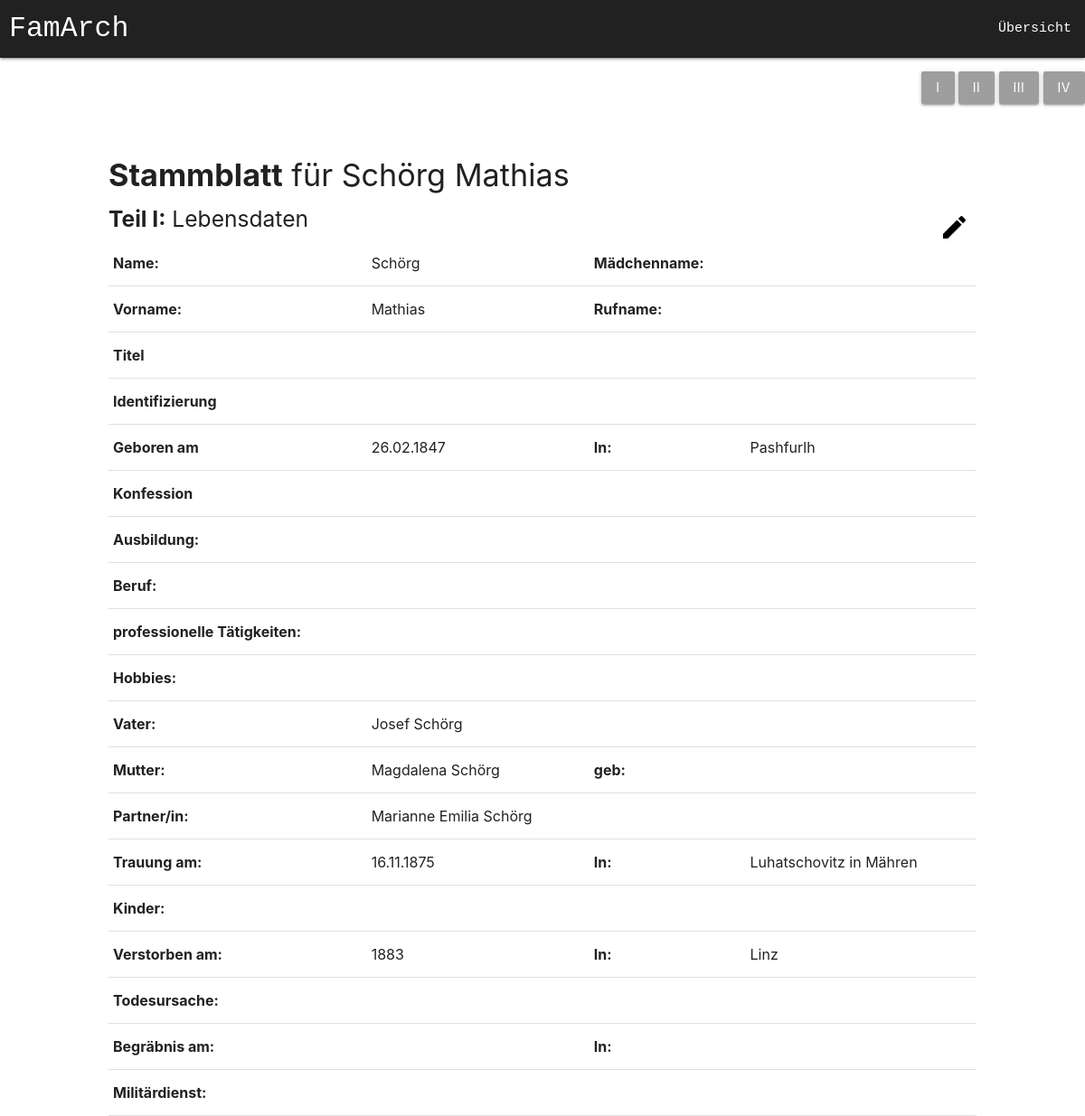
/nahansicht.php?curPerson=62, run on the app's committed database.
### tables this page shows
CREATE TABLE lebensdaten (
		id INTEGER,
		nachname VARCHAR(400),
		vorname VARCHAR(400),
		maedName VARCHAR(400),
		rufname VARCHAR(400),
		titel VARCHAR(200),
		kurzzeichen VARCHAR(500),
		gebDatum VARCHAR(300),
		gebOrt VARCHAR(300),
		konfession VARCHAR(200),
		ausbildung VARCHAR(500),
		berufLaufbahn VARCHAR(200),
		profTaetigkeiten VARCHAR(100),
		hobbies VARCHAR(100),
		vater INTEGER,
		mutter INTEGER,
		gebMutter VARCHAR(200),
		partnerin INTEGER,
		trauDatum VARCHAR(300),
		trauOrt VARCHAR(300),
		kind VARCHAR(500),
		geschwister VARCHAR(500),
		verstorbenAm VARCHAR(300),
		verstorbenIn VARCHAR(300),
		todUrsache VARCHAR(300),
		begraebnisAm VARCHAR(300),
		begraebnisIn VARCHAR(300),
		militaerdienst VARCHAR(400),
		geschlecht VARCHAR(300),
		stammbaum boolean,
		PRIMARY KEY(id),
		FOREIGN KEY (vater) REFERENCES lebensdaten(id),
		FOREIGN KEY (mutter) REFERENCES lebensdaten(id),
		FOREIGN KEY (partnerin) REFERENCES lebensdaten(id)
	);

### nahansicht.php (called while the page is built, shortened)
<?php
include 'open.php';
$curPerson=$_GET['curPerson'];
if(isset($_GET['stammblattnr'])) {
	$stammblattnr=$_GET['stammblattnr'];
}
else {
	$stammblattnr=1;
}
$bearbeiten=false;
$row=$pdo -> query("SELECT * FROM lebensdaten WHERE id=$curPerson");
$person=$row->fetch();
$query=$pdo -> query("SELECT vorname,nachname FROM lebensdaten WHERE id=$person[vater]");
try {
	$vater_row = $query->fetch(PDO::FETCH_ASSOC);
	$vater = $vater_row['vorname'] . " " . $vater_row['nachname'];
}catch(Error $e) {
	$vater="";
}
$query=$pdo -> query("SELECT vorname,nachname FROM lebensdaten WHERE id=$person[mutter]");
try {
	$mutter_row = $query->fetch(PDO::FETCH_ASSOC);
	$mutter = $mutter_row['vorname'] . " " . $mutter_row['nachname'];
}catch(Error $e) {
	$mutter="";
}
$query=$pdo -> query("SELECT vorname,nachname FROM lebensdaten WHERE id=$person[partnerin]");
try {
	$partnerin_row = $query->fetch(PDO::FETCH_ASSOC);
	$partnerin = $partnerin_row['vorname'] . " " . $partnerin_row['nachname'];
}catch(Error $e) {
	$partnerin="";
}
if(isset($_GET['edit']) && $_GET['edit']=='true') {
	$bearbeiten=true;
}
else {
	$bearbeiten=false;
}
if($bearbeiten==true) {
	$personArray=array(
		"nachname" => "<input value=\"" . $person['nachname'] . "\" name=\"nachname\" type=\"text\" class=\"validate\">",
		"maedName" => "<input value=\"" . $person['maedName'] . "\" name=\"maedName\" type=\"text\" class=\"validate\">",
		"vorname" => "<input value=\"" . $person['vorname'] . "\" name=\"vorname\" type=\"text\" class=\"validate\">",
		"rufname" => "<input value=\"" . $person['rufname'] . "\" name=\"rufname\" type=\"text\" class=\"validate\">",
		"titel" => "<input value=\"" . $person['titel'] . "\" name=\"titel\" type=\"text\" class=\"validate\">",
		"kurzzeichen" => "<input value=\"" . $person['kurzzeichen'] . "\" name=\"kurzzeichen\" type=\"text\" class=\"validate\">",
		"gebDatum" => "<input value=\"" . $person['gebDatum'] . "\" name=\"gebDatum\" type=\"text\" class=\"validate\">",
		"gebOrt" => "<input value=\"" . $person['gebOrt'] . "\" name=\"gebOrt\" type=\"text\" class=\"validate\">",
		"konfession" => "<input value=\"" . $person['konfession'] . "\" name=\"konfession\" type=\"text\" class=\"validate\">",
		"ausbildung" => "<input value=\"" . $person['ausbildung'] . "\" name=\"ausbildung\" type=\"text\" class=\"validate\">",
		"berufLaufbahn" => "<input value=\"" . $person['berufLaufbahn'] . "\" name=\"berufLaufbahn\" type=\"text\" class=\"validate\">",
		"profTaetigkeiten" => "<input value=\"" . $person['profTaetigkeiten'] . "\" name=\"profTaetigkeiten\" type=\"text\" class=\"validate\">",
		"hobbies" => "<input value=\"" . $person['hobbies'] . "\" name=\"hobbies\" type=\"text\" class=\"validate\">",
		"vater" => "<input value=\"" . $vater . "\" name=\"vater\" type=\"text\" class=\"validate\">",
		"mutter" => "<input value=\"" . $mutter . "\" name=\"mutter\" type=\"text\" class=\"validate\">",
		"gebMutter" => "<input value=\"" . $person['gebMutter'] . "\" name=\"gebMutter\" type=\"text\" class=\"validate\">",
		"partnerin" => "<input value=\"" . $partnerin . "\" name=\"partnerin\" type=\"text\" class=\"validate\">",
		"trauDatum" => "<input value=\"" . $person['trauDatum'] . "\" name=\"trauDatum\" type=\"text\" class=\"validate\">",
		"trauOrt" => "<input value=\"" . $person['trauOrt'] . "\" name=\"trauOrt\" type=\"text\" class=\"validate\">",
		"kind" => "<input value=\"" . $person['kind'] . "\" name=\"kind\" type=\"text\" class=\"validate\">",
		"verstorbenAm" => "<input value=\"" . $person['verstorbenAm'] . "\" name=\"verstorbenAm\" type=\"text\" class=\"validate\">",
		"verstorbenIn" => "<input value=\"" . $person['verstorbenIn'] . "\" name=\"verstorbenIn\" type=\"text\" class=\"validate\">",
		"todUrsache" => "<input value=\"" . $person['todUrsache'] . "\" name=\"todUrsache\" type=\"text\" class=\"validate\">",
		"begraebnisAm" => "<input value=\"" . $person['begraebnisAm'] . "\" name=\"begraebnisAm\" type=\"text\" class=\"validate\">",
		"begraebnisIn" => "<input value=\"" . $person['begraebnisIn'] . "\" name=\"begraebnisIn\" type=\"text\" class=\"validate\">",
		"militaerdienst" => "<input value=\"" . $person['militaerdienst'] . "\" name=\"militaerdienst\" type=\"text\" class=\"validate\">",
	);
}
else {
	$personArray=array(
		"nachname" => $person['nachname'],
		"maedName" => $person['maedName'],
		"vorname" => $person['vorname'],
		"rufname" => $person['rufname'],
		"titel" => $person['titel'],
		"kurzzeichen" => $person['kurzzeichen'],
		"gebDatum" => $person['gebDatum'],
		"gebOrt" => $person['gebOrt'],
		"konfession" => $person['konfession'],
		"ausbildung" => $person['ausbildung'],
		"berufLaufbahn" => $person['berufLaufbahn'],
		"profTaetigkeiten" => $person['profTaetigkeiten'],
		"hobbies" => $person['hobbies'],
		"vater" => $vater,
		"mutter" => $mutter,
		"gebMutter" => $person['gebMutter'],
		"partnerin" => $partnerin,
		"trauDatum" => $person['trauDatum'],
		"trauOrt" => $person['trauOrt'],
		"kind" => $person['kind'],
		"verstorbenAm" => $person['verstorbenAm'],
		"verstorbenIn" => $person['verstorbenIn'],
		"todUrsache" => $person['todUrsache'],
		"begraebnisAm" => $person['begraebnisAm'],
		"begraebnisIn" => $person['begraebnisIn'],
		"militaerdienst" => $person['militaerdienst'],
	);
}
if($stammblattnr == 1) {
	$sb_nr = "I";
}
include 'nahansicht-gui_' . $sb_nr . '.php';
?>

### nahansicht-gui_I.php (the view, shortened to what this page needs)
<!doctype html>
<html>
	<head>
	<link type="text/css" rel="stylesheet" href="materialize/css/materialize.min.css" media="screen,projection">
	<link rel="stylesheet" href="style.css">
</head>
<body>
	<nav>
    <div class="nav-wrapper grey darken-4">
		<a href="index.php" class="brand-logo logo">FamArch</a>
    	<ul id="nav-mobile" class="right hide-on-med-and-down">
			<li><a href="uebersicht.php" class="navBar">Übersicht</a></li>
     	</ul>
    </div>
  </nav>
	<p align="right">
		<a href="nahansicht.php?curPerson=<?php echo $curPerson; ?>&stammblattnr=1" class='btn grey' value="0">I</a>
		<a href="nahansicht.php?curPerson=<?php echo $curPerson; ?>&stammblattnr=2" class='btn grey' value="0">II</a>
		<a href="nahansicht.php?curPerson=<?php echo $curPerson; ?>&stammblattnr=3" class='btn grey' value="0">III</a>
		<a href="nahansicht.php?curPerson=<?php echo $curPerson; ?>&stammblattnr=4" class='btn grey' value="0">IV</a>
	</p>
	<br>
	<div class="stammblattHeading">
		<h4 ><b>Stammblatt</b> für <?php echo $person['nachname']?> <?php echo $person['vorname']?></h4>
		<h5><b>Teil I:</b> Lebensdaten
			<?php
			if($bearbeiten==false){
				echo "<a href=\"nahansicht.php?curPerson=" . $curPerson . "&stammblattnr=1&edit=true\" class=\"btn-flat editBtn\" ><img src=\"img/edit.png\" alt=\"Bearbeitung\" class=\"editIcon\"></a>";
			}
			else {
				echo "<button class=\"btn-flat editBtn\" type=\"sumbit\" name=\"saveEdit\" value=\"saveEdit\"><img src=\"img/save.png\" alt=\"Bearbeitung\" class=\"editIcon\"></button>";
			}
			?>
		</h5>
	</div>
	<br>
	<div class="nahansichtGesamtTabelle">
		<table>
			<tbody>
			  <tr>
				<td><b>Name:</b></td>
				<td><?php echo $personArray['nachname']; ?></td>
				<td><b>Mädchenname:</b></td>
				<td><?php echo $personArray['maedName']?></td>
			  </tr>
			  <tr>
				<td><b>Vorname:</b></td>
				<td><?php echo $personArray['vorname']?></td>
				<td><b>Rufname:</b></td>
				<td><?php echo $personArray['rufname']?></td>
			  </tr>
			  <tr>
				<td><b>Titel</b></td>
				<td><?php echo $personArray['titel']?></td>
			  </tr>
			  <tr>
				<td><b>Identifizierung</b></td>
				<td><?php echo $personArray['kurzzeichen']?></td>
			  </tr>
			  <tr>
				<td><b>Geboren am</b></td>
				<td><?php echo $personArray['gebDatum']?></td>
				<td><b>In:</b></td>
				<td><?php echo $personArray['gebOrt']?></td>
			  </tr>
			  <tr>
				<td><b>Konfession</b></td>
				<td><?php echo $personArray['konfession']?></td>
			  </tr>
			  <tr>
				<td><b>Ausbildung:</b></td>
				<td><?php echo $personArray['ausbildung']?></td>
			  </tr>
			  <tr>
				<td><b>Beruf:</b></td>
				<td><?php echo $personArray['berufLaufbahn']?></td>
			  </tr>
			  <tr>
				<td><b>professionelle Tätigkeiten:</b></td>
				<td><?php echo $personArray['profTaetigkeiten']?></td>
			  </tr>
			  <tr>
				<td><b>Hobbies:</b></td>
				<td><?php echo $personArray['hobbies']?></td>
			  </tr>
			  <tr>
				<td><b>Vater:</b></td>
				<td><?php echo $personArray['vater'] ?></td>
			  </tr>
			  <tr>
				<td><b>Mutter:</b></td>
				<td><?php echo $personArray['mutter']?></td>
				<td><b>geb:</b></td>
				<td ><?php echo $personArray['gebMutter']?></td>
			  </tr>
			  <tr>
				<td><b>Partner/in:</b></td>
				<td><?php echo $personArray['partnerin']?></td>
			  </tr>
			  <tr>
				<td><b>Trauung am:</b></td>
				<td><?php echo $personArray['trauDatum']?></td>
				<td><b>In:</b></td>
				<td><?php echo $personArray['trauOrt']?></td>
			  </tr>
			  <tr>
				<td><b>Kinder:</b></td>
				<td><?php echo $personArray['kind']?></td>
			  </tr>
			  <tr>
				<td><b>Verstorben am:</b></td>
				<td><?php echo $personArray['verstorbenAm']?></td>
				<td><b>In:</b></td>
				<td><?php echo $personArray['verstorbenIn']?></td>
			  </tr>
			  <tr>
				<td><b>Todesursache:</b></td>
				<td><?php echo $personArray['todUrsache']?></td>
			  </tr>
			  <tr>
				<td><b>Begräbnis am:</b></td>
				<td><?php echo $personArray['begraebnisAm']?></td>
				<td><b>In:</b></td>
				<td><?php echo $personArray['begraebnisIn']?></td>
			  </tr>
			  <tr>
				<td><b>Militärdienst:</b></td>
				<td><?php echo $personArray['militaerdienst']?></td>
			  </tr>
			</tbody>
		  </table>
	</div>
</body></html>

### style.css (style rules this page uses)
.stammblattHeading { margin-left:10%; float:left; width:80%; }
.editBtn { position:absolute; right:10%; width: 50px; height: 50px; }
.editIcon { position:absolute; top:10px; left:13px; width: 25px; height: 25px; }
.nahansichtGesamtTabelle { width:80%; margin-left: 10%; }
.navBar { font-family:Consolas, "Andale Mono", "Lucida Console", "Lucida Sans Typewriter", Monaco, "Courier New", "monospace"; }
.logo { margin-left: 10px; font-family:Consolas, "Andale Mono", "Lucida Console", "Lucida Sans Typewriter", Monaco, "Courier New", "monospace"; }

### data on the page
lebensdaten: nachname "Schörg", vorname "Mathias", gebDatum "26.02.1847", gebOrt "Pashfurlh", trauDatum "16.11.1875", trauOrt "Luhatschovitz in Mähren", verstorbenAm "1883", verstorbenIn "Linz"

### other printed values
$personArray['vater'] "Josef Schörg"
$personArray['mutter'] "Magdalena Schörg"
$personArray['partnerin'] "Marianne Emilia Schörg"
